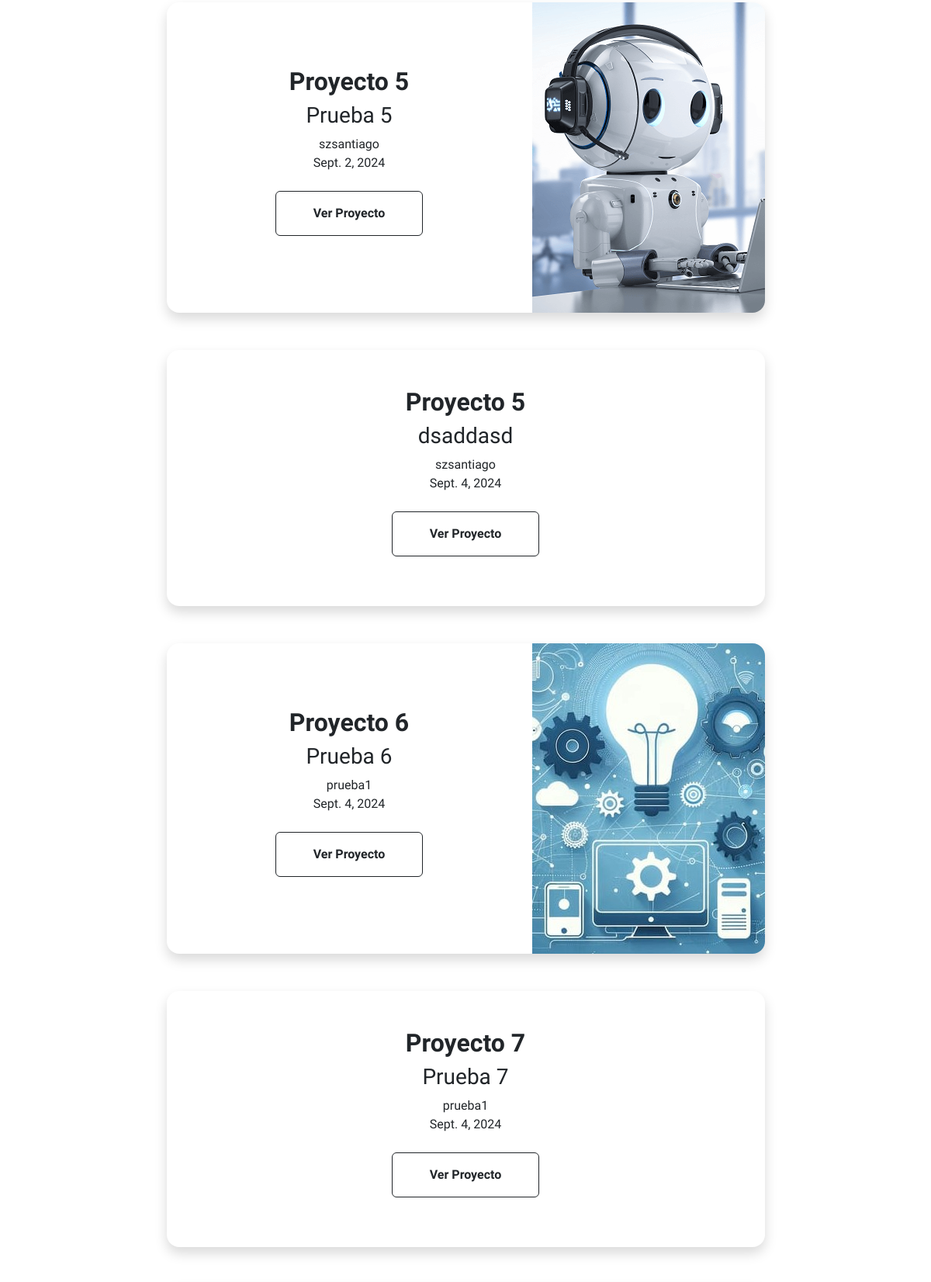
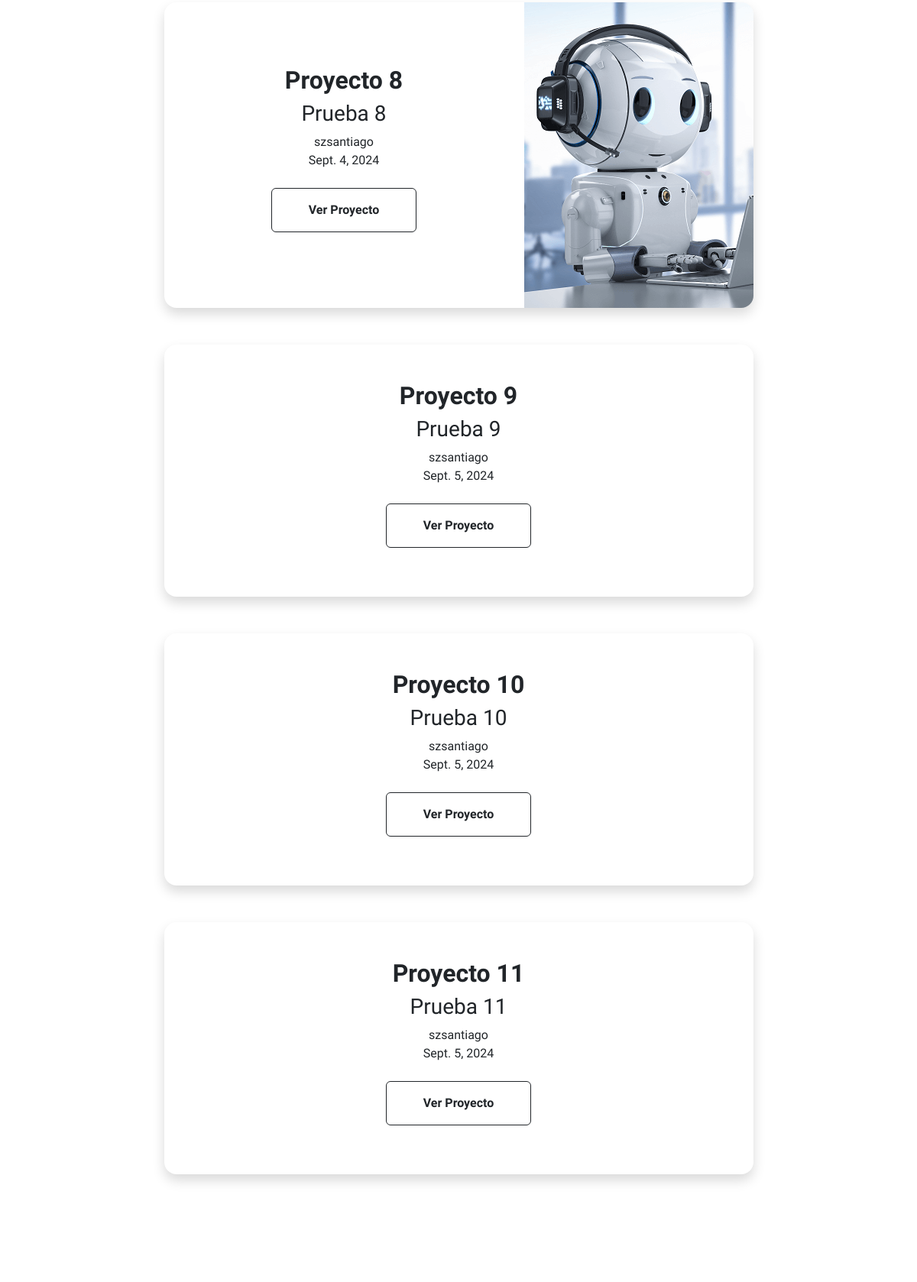
The app's page /proyectos/ (middle part), older data (2 pictures, top to bottom).
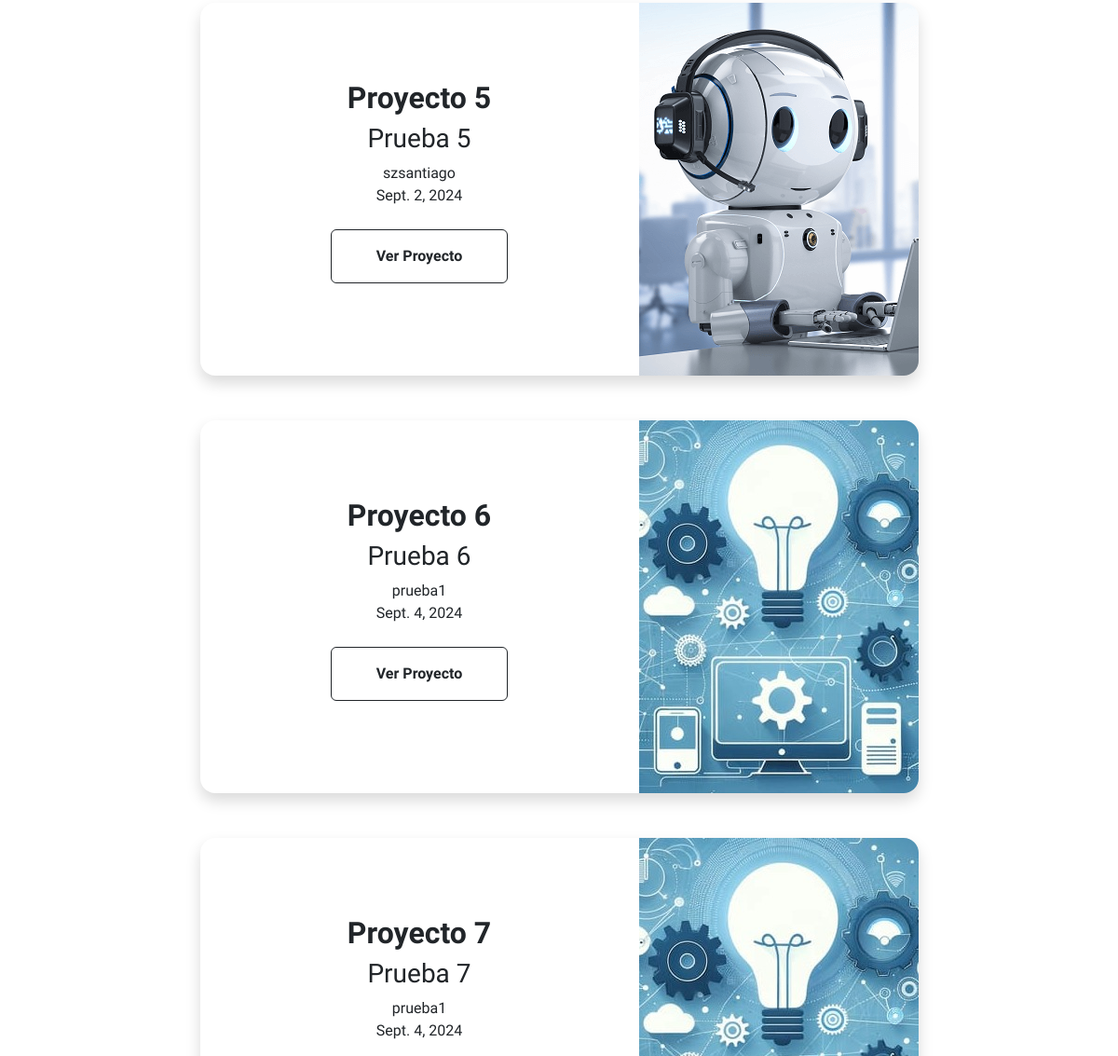
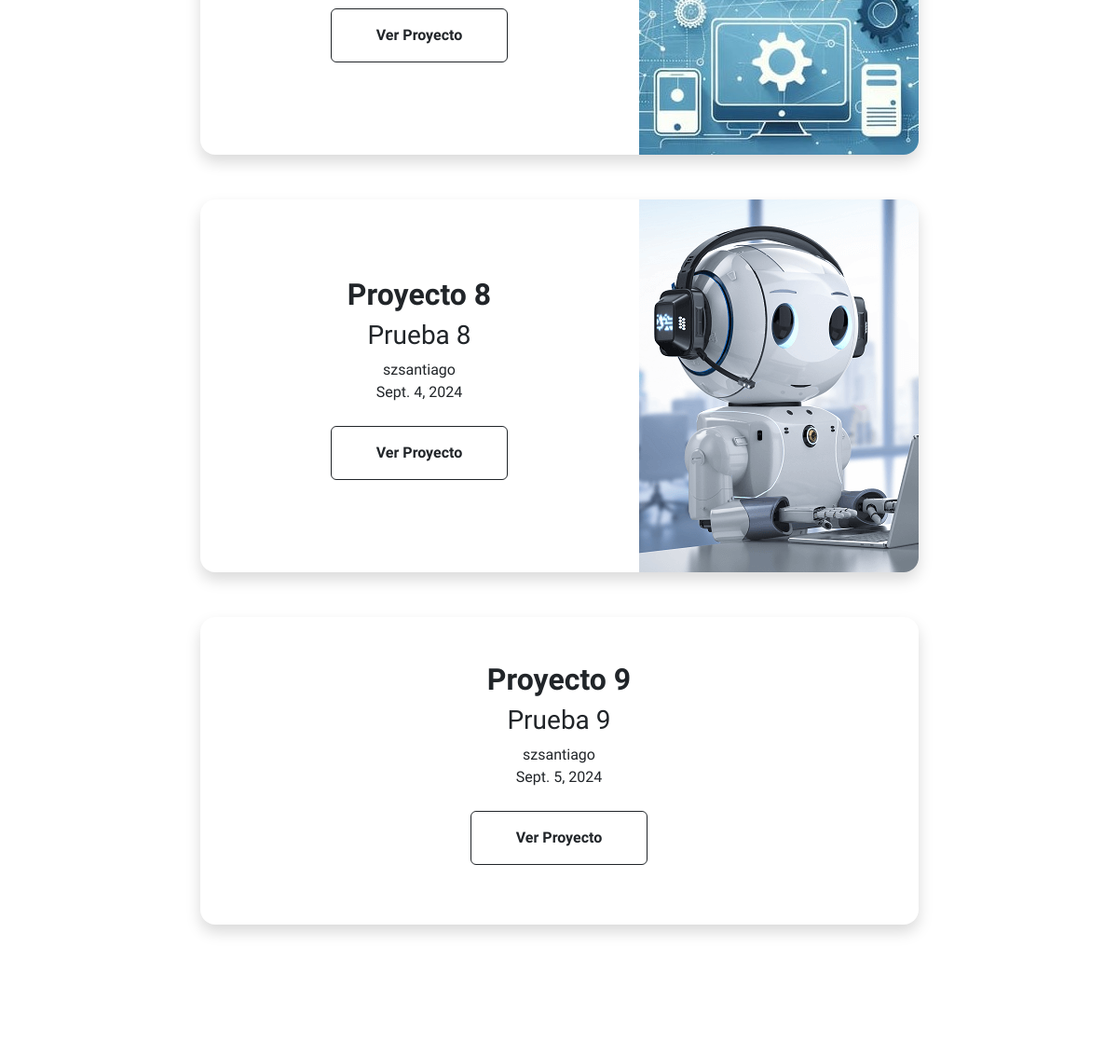
The same page, newer data (2 pictures, top to bottom).
### AppPrincipal/models.py (models this page shows, shortened)
class Proyecto (models.Model):
    titulo = models.CharField(max_length=40)
    subtitulo = models.CharField(max_length=40)
    descripcion = models.CharField(max_length=2000)
    fecha = models.DateField()
    imagen = models.ForeignKey('ImagenProyecto', on_delete=models.SET_NULL, null=True, blank=True, related_name='proyectos')
    autor = models.ForeignKey(Usuario, on_delete=models.CASCADE)

class ImagenProyecto(models.Model):
    imagen = models.ImageField(upload_to='imagen', null=True, blank=True)

### AppPrincipal/views.py (the view)
# urls.py: path('proyectos/', views.ProyectoListView.as_view(), name='proyectos'),
class ProyectoListView(ListView):
    queryset = Proyecto.objects.all()  # Definiendo el QuerySet directamente
    context_object_name = "proyectos"
    template_name = "appprincipal/proyectos.html"

### AppPrincipal/templates/appprincipal/proyectos.html (shortened to what this page needs)
{% extends "appprincipal/index.html" %}
{% load static %}
    {% block contenidoQueCambia %}
    <section class="py-5">
        <div class="container px-5 mb-5">
            {%if proyectos%}
            <div class="row gx-5 justify-content-center">
                <div class="col-lg-11 col-xl-9 col-xxl-8">
                    {% for proyecto in proyectos %}
                    <div class="card overflow-hidden shadow rounded-4 border-0 mb-5">
                        <div class="card-body p-0">
                            <div class="d-flex align-items-center justify-content-center">
                                <div class="p-5 text-center" style="width: 100%;">
                                    <h2 class="fw-bolder">{{proyecto.titulo}}</h2>
                                    <h3>{{proyecto.subtitulo}}</h3>
                                    <p>
                                        {{proyecto.autor}}<br>
                                        {{proyecto.fecha}}<br><br>
                                    <a class="btn btn-outline-dark btn-m px-5 py-3 fs-6 fw-bolder"
                                        href="{%url 'detalleProyecto' proyecto.id%}">Ver Proyecto</a>
                                    </p>
                                </div>
                                <img class="img-fluid" src="{{proyecto.imagen.imagen.url}}" alt="">
                            </div>
                        </div>
                    </div>
                    {%endfor%}
                </div>
            </div>
            {%else%}
            <div class="text-center mb-5">
                <h1 class="display-5 fw-bolder mb-0"><span class="text-gradient d-inline">No hay proyectos</span></h1>
            </div>
            {%endif%}
        </div>
    </section>
    {% endblock %}

### AppPrincipal/templates/appprincipal/index.html (shortened to what this page needs)
{% load static %}
<!DOCTYPE html>
<html lang="en">
    <head>
        <link href="https://cdn.jsdelivr.net/npm/bootstrap-icons@1.8.1/font/bootstrap-icons.css" rel="stylesheet" />
        <link href="{% static 'appprincipal/css/styles.css' %}" rel="stylesheet" />
    </head>
    <body class="d-flex flex-column h-100">
        <main class="flex-shrink-0">
            {% block contenidoQueCambia %}{% endblock %}
        </main>
    </body>
</html>

Row changes from the older to the newer data that the page shows:
removed Proyecto: titulo "Proyecto 5", subtitulo "dsaddasd", autor "szsantiago", fecha "Sept. 4, 2024"
removed Proyecto: titulo "Proyecto 10", subtitulo "Prueba 10", autor "szsantiago", fecha "Sept. 5, 2024"
removed Proyecto: titulo "Proyecto 11", subtitulo "Prueba 11", autor "szsantiago", fecha "Sept. 5, 2024"
changed Proyecto "Proyecto 7": imagen.imagen: picture added
